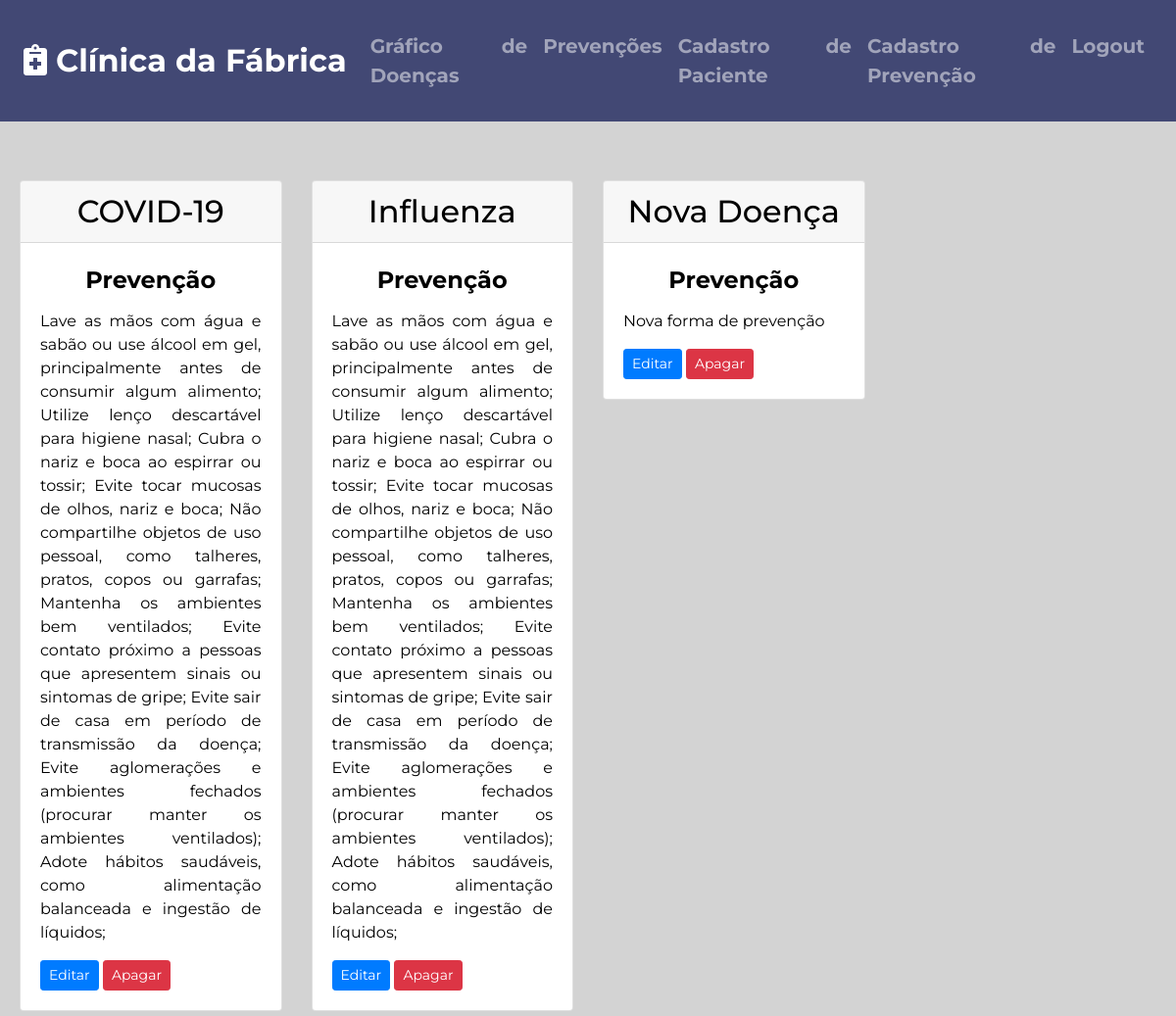
The page /tratamento on the database its author committed.
### base/models.py (models this page shows, shortened)
class Prevencao(models.Model):
    virus = models.CharField(max_length=50, verbose_name="Nome da Doença")
    prevenir = models.TextField(verbose_name="Forma de Prevenção")

### base/views.py (the view)
# urls.py: path('tratamento', views.tratamento, name="base-tratamento"),
def tratamento(request):
    context = {
        'Prevencao': Prevencao.objects.all(),
    }
    return render(request, 'base/tratamento.html', context)

### base/templates/base/tratamento.html
{% extends 'base/modelo.html' %}
{%block content %}
<div class="row">
    {% for Prevencao in Prevencao %}
    <div class="carddoenca col-lg-3 col-md-6">
        <div class="card">
            <h2 class="card-header">{{ Prevencao.virus }}</h5>
            <div class="card-body">
              <h5 class="card-title"> Prevenção</h5>
              <p class="card-text">{{ Prevencao.prevenir }}</p>
              <a href="{% url 'base-editarp' Prevencao.id %}" class="btn btn-primary btn-sm">Editar</a>
              <a href="{% url 'base-apagarp' Prevencao.id %}" class="btn btn-danger btn-sm">Apagar</a>
            </div>
          </div>
    </div>
    {% endfor %}
</div>
{% endblock content %}

### base/static/base/main.css (style rules this page uses)
body { background-color: #D3D3D3; color: black; font-family: "Montserrat"; text-align: justify; line-height: 1.5; }
h2 { text-align: center; }
h5 { text-align: center; font-weight: bold; font-size: 1.5rem; line-height: 1.5; }
.row { margin: 30px 5px 5px 5px; }
.carddoenca { margin-top: 30px; }

### rows shown on the page
Prevencao: virus "COVID-19", prevenir "Lave as mãos com água e sabão ou use álcool em gel, principalmente antes de consumir algum alimento; Utilize lenço descartável para higiene nasal; Cubra o nariz e boca ao espirrar ou tossir; Evite tocar mucosas de olhos, nariz e boca; Não compartilhe objetos de uso pessoal, como talheres, pratos, copos ou garrafas; Mantenha os ambientes bem ventilados; Evite contato próximo a pessoas que apresentem sinais ou sintomas de gripe; Evite sair de casa em período de transmissão da doença; Evite aglomerações e ambientes fechados (procurar manter os ambientes ventilados); Adote hábitos saudáveis, como alimentação balanceada e ingestão de líquidos;"
Prevencao: virus "Influenza", prevenir "Lave as mãos com água e sabão ou use álcool em gel, principalmente antes de consumir algum alimento; Utilize lenço descartável para higiene nasal; Cubra o nariz e boca ao espirrar ou tossir; Evite tocar mucosas de olhos, nariz e boca; Não compartilhe objetos de uso pessoal, como talheres, pratos, copos ou garrafas; Mantenha os ambientes bem ventilados; Evite contato próximo a pessoas que apresentem sinais ou sintomas de gripe; Evite sair de casa em período de transmissão da doença; Evite aglomerações e ambientes fechados (procurar manter os ambientes ventilados); Adote hábitos saudáveis, como alimentação balanceada e ingestão de líquidos;"
Prevencao: virus "Nova Doença", prevenir "Nova forma de prevenção"
